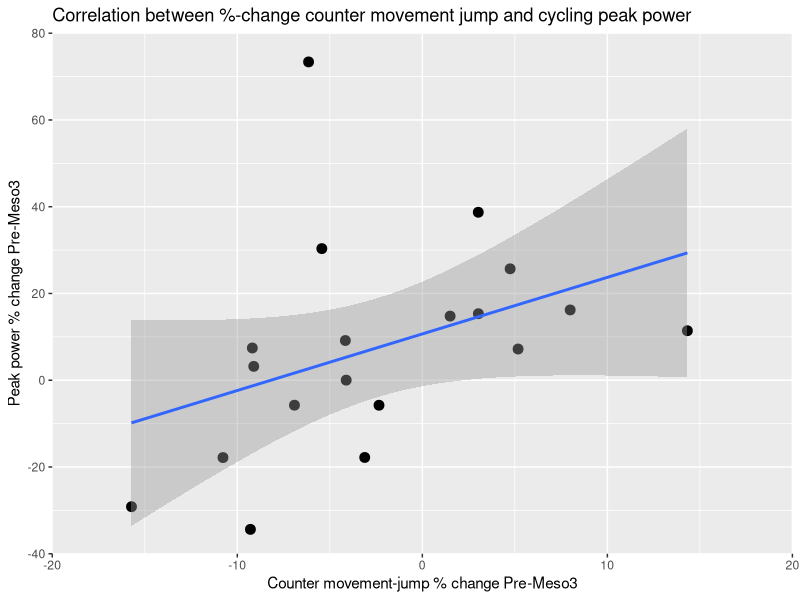
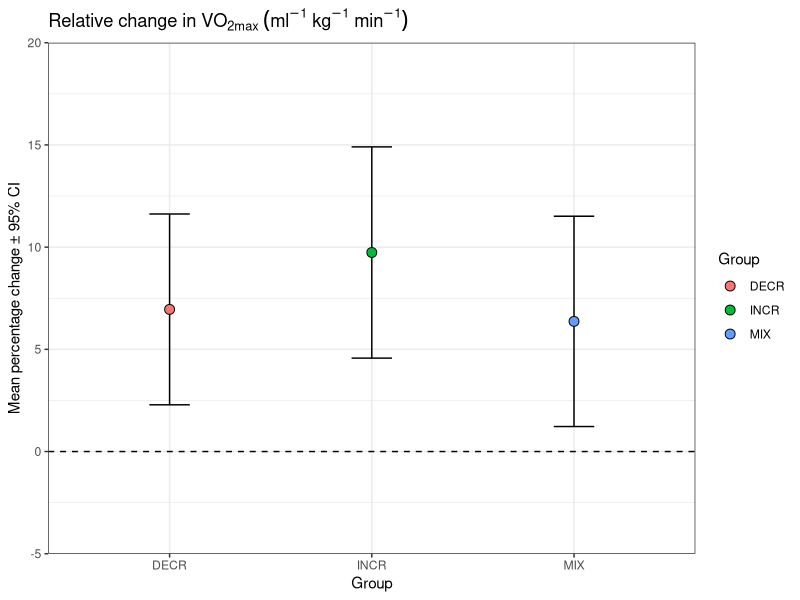
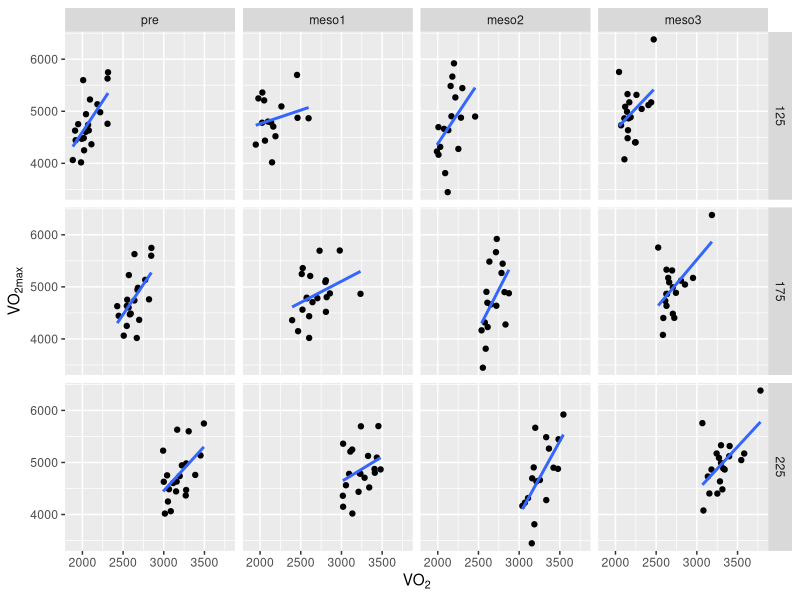
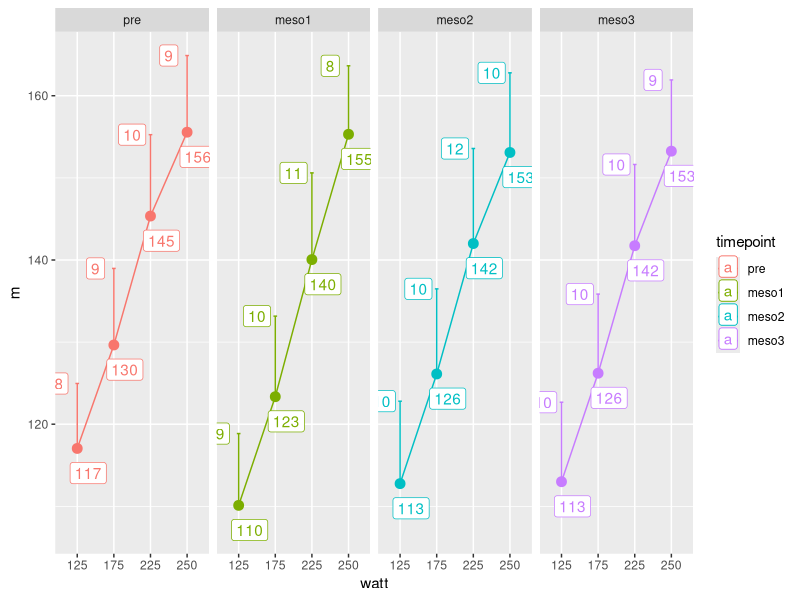

Reproduce these figures in R, in order.
## ---- chunk 1
knitr::opts_chunk$set(echo = TRUE, warning = FALSE, message = FALSE)
## ---- chunk 2
library(readxl); library(tidyverse)

read_excel("./data/cyclingStudy.xlsx", na = "NA") %>%
        select(subject, timepoint, cmj.max, peak.power) %>%
        pivot_longer(names_to = "test", 
                     values_to = "values", 
                     cols = c(cmj.max, peak.power)) %>%
        filter(timepoint %in% c("pre", "meso3")) %>%
        pivot_wider(names_from = timepoint, 
                    values_from = values) %>%
        mutate(change = ((meso3 - pre)/pre) * 100) %>%
        select(subject, test, change) %>%
        pivot_wider(names_from = test, 
                    values_from = change) %>%
        ggplot(aes(x = cmj.max, y = peak.power)) +
        geom_point(size = 3) +
        scale_x_continuous(limits = c(-20, 20), 
                           breaks = c(-20, -10, 0, 10, 20),
                           expand = c(0, 0)) +
        scale_y_continuous(limits = c(-40, 80), 
                           breaks = c(-40, -20, 0, 20, 40, 60, 80),
                           expand = c(0, 0)) +
        geom_smooth(method = "lm") +
        labs(x = "Counter movement-jump % change Pre-Meso3",
             y = "Peak power % change Pre-Meso3",
             title = "Correlation between %-change counter movement jump and cycling peak power")
        
        

## ---- chunk 3
# expression can be used for subscript
# https://stat.ethz.ch/R-manual/R-devel/library/grDevices/html/plotmath.html

read_excel("./data/cyclingStudy.xlsx", na = "NA") %>%
        select(subject, group, timepoint, VO2.max, weight.T1) %>%
        mutate(vo2max = VO2.max / weight.T1) %>%
        select(-VO2.max, -weight.T1) %>%
        filter(timepoint %in% c("pre", "meso3")) %>%
        pivot_wider(names_from = timepoint, 
                    values_from = vo2max) %>%
        mutate(change = ((meso3 - pre)/pre) * 100) %>%
        group_by(group) %>%
        summarise(m = mean(change, na.rm = TRUE), 
                  s = sd(change, na.rm = TRUE),
                  n = sum(!is.na(change)), 
                  error = qt(0.975, df = n - 1) * s/sqrt(n)) %>%
        
        ggplot(aes(group, m, fill = group)) + 
        
        geom_errorbar(aes(ymin = m - error, ymax = m + error),
                      width = 0.2) +
        
        geom_point(shape = 21, size = 3) +
        scale_y_continuous(limits = c(-5, 20), 
                           breaks = c(-5, 0, 5, 10, 15, 20), 
                           expand = c(0, 0))  +
        geom_hline(yintercept = 0, lty = "dashed") +
        labs(y = "Mean percentage change \u00B1 95% CI", 
             x = "Group", 
             fill = "Group", 
             title = expression("Relative change in VO"["2max"]~(ml^-1~kg^-1~min^-1))) +
        theme_bw()
        



## ---- chunk 4

read_excel("./data/cyclingStudy.xlsx", na = "NA") %>%
        select(subject, timepoint, VO2.max, VO2.125:VO2.225) %>%
        pivot_longer(names_to = "watt", 
                     values_to = "VO2", 
                     names_prefix = "VO2.", 
                     cols = VO2.125:VO2.225) %>%
        mutate(timepoint = factor(timepoint, levels = c("pre", 
                                                        "meso1", 
                                                        "meso2", 
                                                        "meso3"))) %>%
        
        ggplot(aes(VO2, VO2.max)) + geom_point() +
        facet_grid(watt ~ timepoint) +
        geom_smooth(method = "lm", se = FALSE) +
        labs(x = expression("VO"["2"]), 
             y = expression("VO"["2max"]))


## ---- chunk 5

read_excel("./data/cyclingStudy.xlsx", na = "NA") %>%
        select(subject, timepoint, HF.125:HF.250) %>%
        mutate(timepoint = factor(timepoint, 
                                  levels = c("pre", "meso1", 
                                             "meso2", "meso3"))) %>%
        pivot_longer(names_to = "watt", 
                     values_to = "HF", 
                     names_prefix = "HF.", 
                   #  names_ptypes = list(watt = numeric()), 
                     cols = HF.125:HF.250) %>%
        group_by(timepoint, watt) %>%
        summarise(m = mean(HF, na.rm = TRUE), 
                  s = sd(HF, na.rm = TRUE)) %>%
        ggplot(aes(watt, m, 
                   group = timepoint, 
                   color = timepoint)) + 
        geom_line() + 
        geom_point(size = 3) +
        geom_errorbar(aes(ymin = m, ymax = m + s), 
                      width = 0.1) +
        facet_grid(.~timepoint) +
        geom_label(aes(label = round(m, 0)), 
                   nudge_y = -3, nudge_x = 0.3) +
        geom_label(aes(y = m + s, label = round(s, 0)),  
                   nudge_x = -0.5) 
        




